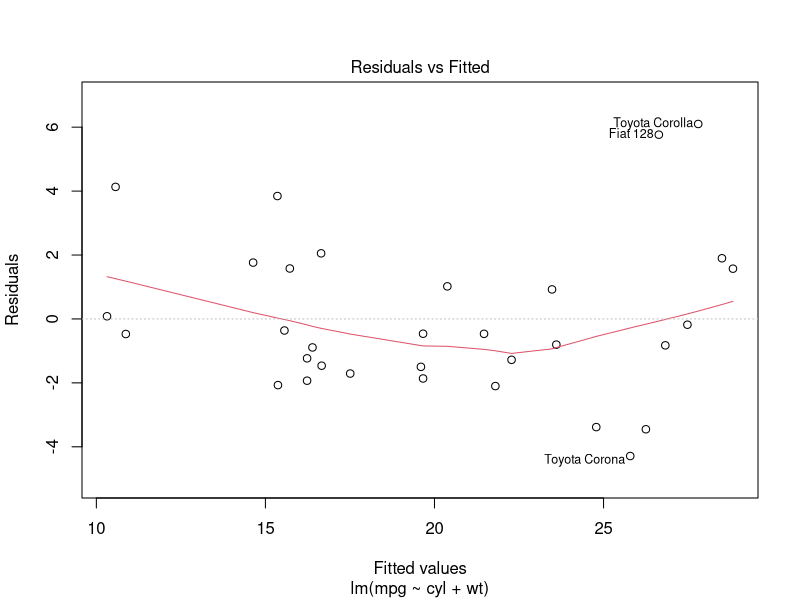
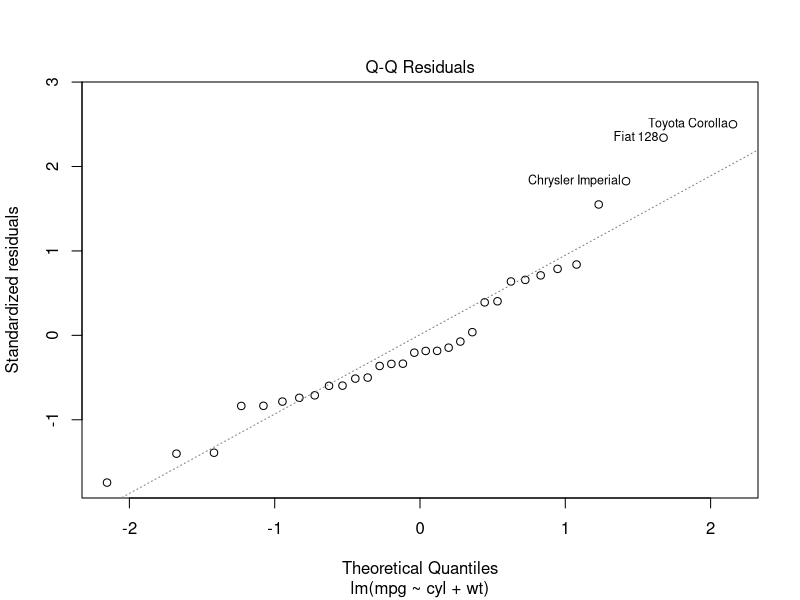
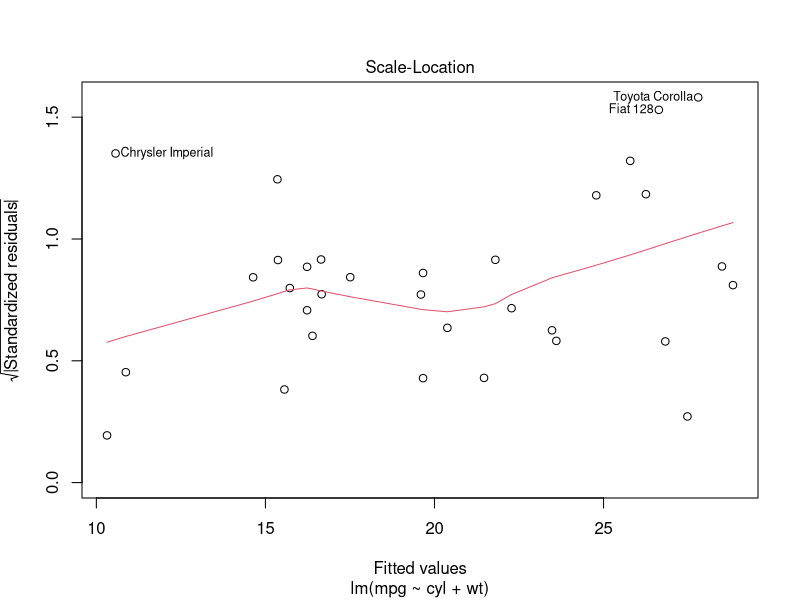

Write R code to recreate these figures, in order.
## ---- chunk 1
df <- mtcars
head(df)
## ---- chunk 2
model = lm(mpg~ cyl + wt, data=df)
## ---- chunk 3
plot(model, which = 1)
## ---- chunk 4
plot(model, which = 2)
## ---- chunk 5
plot(model, which = 3) # assumption of equal variance
